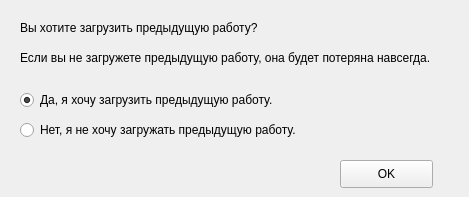
<?xml version="1.0" encoding="UTF-8"?>
<ui version="4.0">
 <class>Form</class>
 <widget class="QWidget" name="Form">
  <property name="geometry">
   <rect>
    <x>0</x>
    <y>0</y>
    <width>469</width>
    <height>197</height>
   </rect>
  </property>
  <property name="windowTitle">
   <string>Загрузить предыдущую работу </string>
  </property>
  <widget class="QLabel" name="lbl">
   <property name="geometry">
    <rect>
     <x>20</x>
     <y>20</y>
     <width>251</width>
     <height>16</height>
    </rect>
   </property>
   <property name="text">
    <string>Вы хотите загрузить предыдущую работу?</string>
   </property>
  </widget>
  <widget class="QRadioButton" name="radio_btn_yes">
   <property name="geometry">
    <rect>
     <x>20</x>
     <y>90</y>
     <width>281</width>
     <height>20</height>
    </rect>
   </property>
   <property name="text">
    <string>Да, я хочу загрузить предыдущую работу.</string>
   </property>
   <property name="checked">
    <bool>true</bool>
   </property>
  </widget>
  <widget class="QRadioButton" name="radio_btn_no">
   <property name="geometry">
    <rect>
     <x>20</x>
     <y>120</y>
     <width>311</width>
     <height>20</height>
    </rect>
   </property>
   <property name="text">
    <string>Нет, я не хочу загружать предыдущую работу.</string>
   </property>
   <property name="checked">
    <bool>false</bool>
   </property>
  </widget>
  <widget class="QPushButton" name="btn_ok">
   <property name="geometry">
    <rect>
     <x>340</x>
     <y>160</y>
     <width>93</width>
     <height>28</height>
    </rect>
   </property>
   <property name="text">
    <string>OK</string>
   </property>
  </widget>
  <widget class="QLabel" name="label">
   <property name="geometry">
    <rect>
     <x>20</x>
     <y>50</y>
     <width>451</width>
     <height>16</height>
    </rect>
   </property>
   <property name="text">
    <string>Если вы не загружете предыдущую работу, она будет потеряна навсегда.</string>
   </property>
  </widget>
 </widget>
 <resources/>
 <connections/>
</ui>
